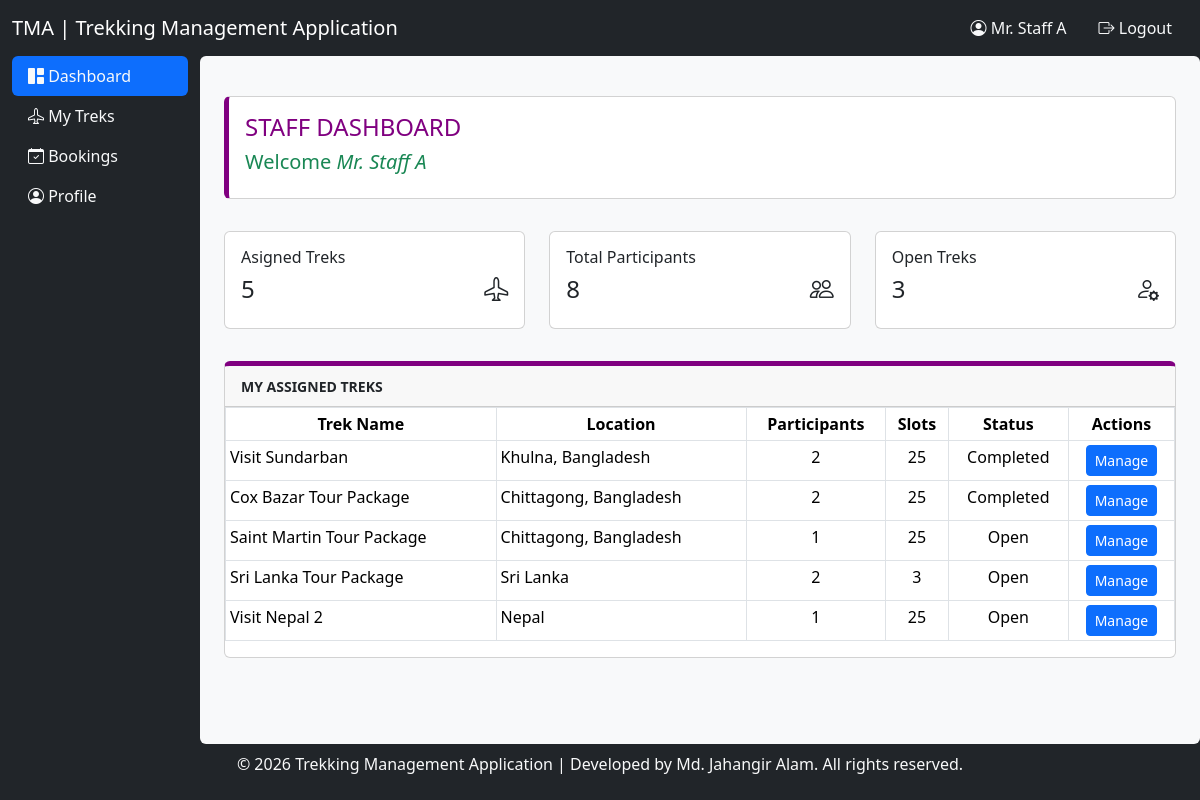
Screenshot of /staffDashboard (signed in) with the database file from the repository.
### application/models.py (models this page shows)
class Staff(db.Model):
    __tablename__ = 'staffs'
    id = db.Column(db.Integer, primary_key = True)
    user_id = db.Column(db.Integer, db.ForeignKey('users.id'), nullable = False) ## Added to link User model
    full_name = db.Column(db.String(255), nullable = False)
    contact_no = db.Column(db.Integer, nullable = False)
    gender = db.Column(db.String(255), nullable = False) ## Added additionaly
    user = db.relationship('User')

class Trek(db.Model):
    __tablename__ = 'treks'
    id = db.Column(db.Integer, primary_key = True)
    trek_name = db.Column(db.String(255), nullable = False)
    location = db.Column(db.String(255), nullable = False)
    difficulty = db.Column(db.String(255), nullable = False) ## easy / medium / hard
    duration = db.Column(db.Integer, nullable = False) ## In days
    assigned_staff_id = db.Column(db.Integer, db.ForeignKey('staffs.id'), nullable = False) ## Added to link Staff model
    status = db.Column(db.String(255), nullable = False, default = "deactive") ## (open / closed / completed
    start_date = db.Column(db.Date, nullable = False) ## Date in yyyy-mm-dd format
    end_date = db.Column(db.Date, nullable = False) ## Date in yyyy-mm-dd format
    total_slots = db.Column(db.Integer, nullable = False)
    trek_description = db.Column(db.String(300), nullable = False)
    trek_image_link = db.Column(db.String, nullable = False)

### application/controllers.py (the view)
@app.route('/staffDashboard')
def staff_dashboard():
    auth = req_role('staff')
    if auth == False:
        return redirect(url_for('logout'))
    logged_user_id = session['user_id']
    staff = Staff.query.filter_by(user_id = logged_user_id).first()
    logged_staff_id = staff.id
    assigned_treks = Trek.query.filter_by(assigned_staff_id = logged_staff_id).all()
    assigned_treks_count = len([trek for trek in assigned_treks])
    open_treks_count = len([trek for trek in assigned_treks if trek.status == 'open'])
    total_participants_count = 0
    for trek in assigned_treks:
        trek.participant_count = Booking.query.filter_by(trek_id = trek.id).count()
        total_participants_count += trek.participant_count
    return render_template('staffDashboard.html',
        assigned_treks = assigned_treks,
        assigned_treks_count = assigned_treks_count,
        open_treks_count = open_treks_count,
        total_participants_count = total_participants_count
        )

### application/controllers.py (called while the page is built)
def req_role(required_role):
    if not session:
        return False
    if session['user_role'] != required_role:
        return False

### templates/staffDashboard.html
{% set pageTitle = "Staff Dashboard" %}
{% set pageID = 21 %}
{% extends 'baseTemplate.tpl.html' %}
    {% block ContentArea %}
    <div class="container-fluid">
        <div class="row" style="min-height: 86vh;">
            {% include 'sidebar.inc.html' %}
            <div class="col-10 offset-2 p-4 bg-light rounded">
                <div class="row pt-2 mt-2 mb-4">
                    <div class="col">
                        <div class="card" style="border-left: 5px solid purple;">
                            <div class="card-body">
                                <h4 class="text-uppercase" style="color: purple;">Staff Dashboard</h4>
                                <p class="h5 text-success">Welcome <em>{{ session['full_name'] }}</em></p>
                            </div>
                        </div>
                    </div>
                </div>
                <div class="row pt-2 mt-2 mb-4">
                    <div class="col-4">
                        <div class="card">
                            <div class="card-body">
                                <h6 class="card-title">Asigned Treks</h6>
                                <div class="d-flex justify-content-between">
                                    <div class="h4">{{ assigned_treks_count }}</div>
                                    <div class="h4"><i class="bi bi-airplane"></i></div>
                                </div>
                            </div>
                        </div>
                    </div>
                    <div class="col-4">
                        <div class="card">
                            <div class="card-body">
                                <h6 class="card-title">Total Participants</h6>
                                <div class="d-flex justify-content-between">
                                    <div class="h4">{{ total_participants_count }}</div>
                                    <div class="h4"><i class="bi bi-people"></i></div>
                                </div>
                            </div>
                        </div>
                    </div>
                    <div class="col-4">
                        <div class="card">
                            <div class="card-body">
                                <h6 class="card-title">Open Treks</h6>
                                <div class="d-flex justify-content-between">
                                    <div class="h4">{{ open_treks_count }}</div>
                                    <div class="h4"><i class="bi bi-person-gear"></i></div>
                                </div>
                            </div>
                        </div>
                    </div>
                </div>
                <div class="row pt-2 mt-2 mb-4">
                    <div class="col">
                        <div class="card" style="border-top: 5px solid purple;">
                            <div class="card-header">
                                <small class="text-uppercase"><strong>My Assigned Treks</strong></small>
                            </div>
                            <div class="card-body p-0">
                                <table class="table table-sm table-bordered">
                                    <thead class="bg-light">
                                        <tr>
                                            <th class="text-center">Trek Name</th>
                                            <th class="text-center">Location</th>
                                            <th class="text-center">Participants</th>
                                            <th class="text-center">Slots</th>
                                            <th class="text-center">Status</th>
                                            <th class="text-center">Actions</th>
                                        </tr>
                                    </thead>
                                    <tbody>
                                        {% for trek in assigned_treks %}
                                        <tr>
                                            <td>{{ trek.trek_name }}</td>
                                            <td>{{ trek.location }}</td>
                                            <td class="text-center">{{ trek.participant_count }}</td>
                                            <td class="text-center">{{ trek.total_slots }}</td>
                                            <td class="text-center">{{ trek.status.capitalize() }}</td>
                                            <td class="text-center"><a class="btn btn-sm btn-primary" href="{{ url_for('staff_manage_trek', trek_id = trek.id) }}">Manage</a></td>
                                        </tr>
                                        {% endfor %}
                                    </tbody>
                                </table>
                            </div>
                        </div>
                    </div>
                </div>
            </div>
        </div>
    </div>
    {% endblock %}

### templates/baseTemplate.tpl.html (shortened to what this page needs)
<!DOCTYPE html>
<html lang="en">
<head>
    <link rel="stylesheet" href="{{ url_for('static', filename = 'bootstrap-5.3.8/bootstrap.min.css') }}">
    <link rel="stylesheet" href="{{ url_for('static', filename = 'css/styles.css') }}">
    <link rel="stylesheet" href="https://cdn.jsdelivr.net/npm/bootstrap-icons@1.13.1/font/bootstrap-icons.min.css">
</head>
<body class="bg-dark">
    <nav class="navbar navbar-dark bg-dark sticky-top" style="height: 7vh;">
        <div class="container-fluid">
            <a class="navbar-brand" href="/"><span class="h5">TMA | Trekking Management Application</span></a>
            {% if session['username'] %}
                <ul class="nav">
                    <li class="nav-item">
                        <a class="nav-link text-light" href="#">
                            <i class="bi bi-person-circle"></i>
                            {% if session['user_role'] == "admin" %}
                                {{ session['username'].capitalize() }}
                            {% elif session['user_role'] == "staff" or session['user_role'] == "trekker" %}
                                {{ session['full_name'] }}
                            {% endif %}
                        </a>
                    </li>
                    <li class="nav-item">
                        <a class="nav-link text-light" href="{{ url_for('logout') }}">
                            <i class="bi bi-box-arrow-right"></i> Logout
                        </a>
                    </li>
                </ul>
            {% endif %}
        </div>
    </nav>
    {% block ContentArea %}
    {% endblock %}
    <div class="container-fluid">
        <div class="row bg-dark pt-2" style="height: 7vh;">
            <div class="col text-center text-light">
                <p>&copy; 2026 Trekking Management Application | Developed by Md. Jahangir Alam. All rights reserved.</p>
            </div>
        </div>
    </div>
</body>
</html>

### templates/sidebar.inc.html (shortened to what this page needs)
{% if session['user_role'] == 'staff' %}
<div class="col-2 bg-dark position-fixed">
    <ul class="nav  nav-pills flex-column">
        <li class="nav-item">
            <a class="nav-link text-light {% if pageID == 21 %} active {% endif %}" href="{{ url_for('staff_dashboard') }}">
                <i class="bi bi-grid-1x2-fill"></i> Dashboard
            </a>
        </li>
        <li class="nav-item">
            <a class="nav-link text-light {% if pageID == 22 %} active {% endif %}" href="{{ url_for('staff_my_treks') }}">
                <i class="bi bi-airplane"></i> My Treks
            </a>
        </li>
        <li class="nav-item">
            <a class="nav-link text-light {% if pageID == 23 %} active {% endif %}" href="{{ url_for('staff_view_bookings') }}">
                <i class="bi bi-calendar-check"></i> Bookings
            </a>
        </li>
        <li class="nav-item">
            <a class="nav-link text-light {% if pageID == 24 %} active {% endif %}" href="{{ url_for('staff_profile') }}">
                <i class="bi bi-person-circle"></i> Profile
            </a>
        </li>
    </ul>
</div>
{% endif %}

### rows the page displays
Staff: full_name "Mr. Staff A"
Trek: trek_name "Visit Sundarban", location "Khulna, Bangladesh", participant_count "2", total_slots "25", status "Completed"
Trek: trek_name "Cox Bazar Tour Package", location "Chittagong, Bangladesh", participant_count "2", total_slots "25", status "Completed"
Trek: trek_name "Saint Martin Tour Package", location "Chittagong, Bangladesh", participant_count "1", total_slots "25", status "Open"
Trek: trek_name "Sri Lanka Tour Package", location "Sri Lanka", participant_count "2", total_slots "3", status "Open"
Trek: trek_name "Visit Nepal 2", location "Nepal", participant_count "1", total_slots "25", status "Open"

### other values shown
{{ assigned_treks_count }} "5"
{{ total_participants_count }} "8"
{{ open_treks_count }} "3"
